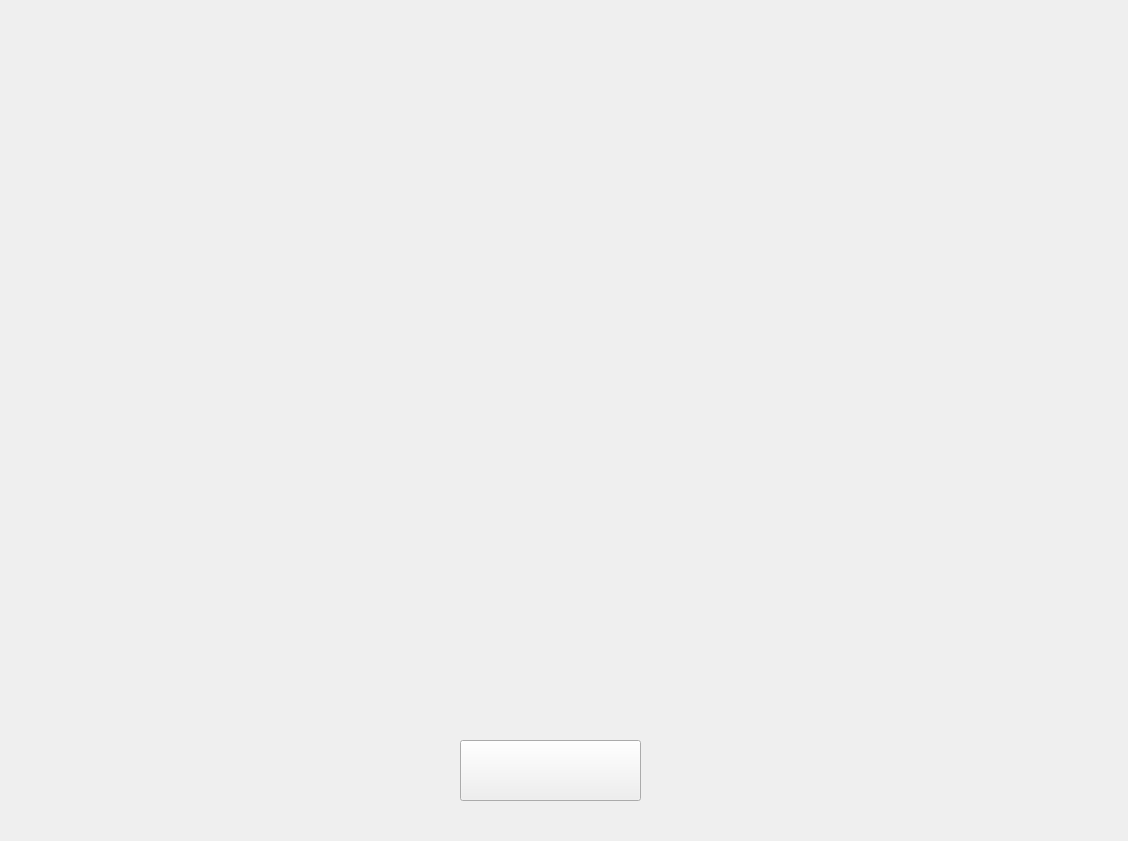
<?xml version="1.0" encoding="UTF-8"?>
<ui version="4.0">
 <class>Init_Window</class>
 <widget class="QMainWindow" name="Init_Window">
  <property name="geometry">
   <rect>
    <x>0</x>
    <y>0</y>
    <width>1128</width>
    <height>841</height>
   </rect>
  </property>
  <property name="minimumSize">
   <size>
    <width>1128</width>
    <height>841</height>
   </size>
  </property>
  <property name="maximumSize">
   <size>
    <width>1128</width>
    <height>841</height>
   </size>
  </property>
  <property name="windowTitle">
   <string>PERUKE</string>
  </property>
  <property name="windowIcon">
   <iconset resource="../resources/ui/background.qrc">
    <normaloff>:/newPrefix/icon.png</normaloff>:/newPrefix/icon.png</iconset>
  </property>
  <property name="windowOpacity">
   <double>5.000000000000000</double>
  </property>
  <property name="styleSheet">
   <string notr="true"/>
  </property>
  <widget class="QWidget" name="centralwidget">
   <widget class="QLabel" name="background_pic">
    <property name="geometry">
     <rect>
      <x>-10</x>
      <y>0</y>
      <width>1141</width>
      <height>851</height>
     </rect>
    </property>
    <property name="sizePolicy">
     <sizepolicy hsizetype="Preferred" vsizetype="Preferred">
      <horstretch>0</horstretch>
      <verstretch>0</verstretch>
     </sizepolicy>
    </property>
    <property name="cursor">
     <cursorShape>ArrowCursor</cursorShape>
    </property>
    <property name="layoutDirection">
     <enum>Qt::LeftToRight</enum>
    </property>
    <property name="autoFillBackground">
     <bool>false</bool>
    </property>
    <property name="styleSheet">
     <string notr="true">image: url(:/newPrefix/background.png);</string>
    </property>
    <property name="text">
     <string/>
    </property>
   </widget>
   <widget class="QPushButton" name="start_pushButton">
    <property name="geometry">
     <rect>
      <x>460</x>
      <y>740</y>
      <width>181</width>
      <height>61</height>
     </rect>
    </property>
    <property name="cursor">
     <cursorShape>PointingHandCursor</cursorShape>
    </property>
    <property name="mouseTracking">
     <bool>true</bool>
    </property>
    <property name="autoFillBackground">
     <bool>false</bool>
    </property>
    <property name="styleSheet">
     <string notr="true">border-image: url(:/newPrefix/startbutton.png);</string>
    </property>
    <property name="text">
     <string/>
    </property>
    <property name="iconSize">
     <size>
      <width>200</width>
      <height>60</height>
     </size>
    </property>
    <property name="default">
     <bool>false</bool>
    </property>
   </widget>
  </widget>
 </widget>
 <resources>
  <include location="../resources/ui/background.qrc"/>
 </resources>
 <connections/>
</ui>
